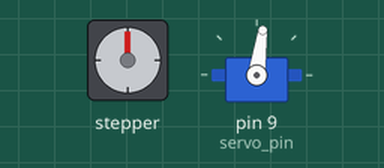
This sketch was run on a simulated Arduino Uno, built with avr-gcc and run on an emulated ATmega328P. On the bench: stepper motor, servo. Wiring (inferred from the names in the program): stepper motor driver (200 steps per turn assumed): step pin 3; direction pin 4.

Above: at 0.05 s.
Timing chart, 0 to 5.4 s (numbered marks = the images above):
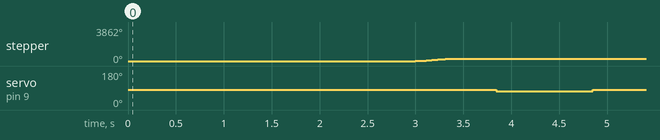

The sketch:

main_g.ino
```cpp
#include <Servo.h>
Servo myServo;

const int stepPin = 3;
const int dirPin = 4;
const int servo_pin = 9;

const int return_steps = 2;
const int nail_count = 200;

int nail_list[] = {};
//0 8 16 24 16 24 32
int angle_up = 95-13;                              //need to be measured
int angle_down = 85-13;


void setup() {
  pinMode(stepPin,OUTPUT);
  pinMode(dirPin,OUTPUT);
  myServo.attach(servo_pin);
}

void moveSteps(int steps, bool clockwise) {
  digitalWrite(dirPin, clockwise ? HIGH : LOW);

  int ramp_steps = min(steps / 4, 50); // 起步與減速各佔步數的 1/4，最多 50 步
  int cruise_steps = steps - ramp_steps * 2;

  for (int i = 0; i < steps; i++) {
    int delay_us;

    // Acceleration phase
    if (i < ramp_steps) {
      delay_us = 2000 - (i * (1000 / ramp_steps));  // 從2000遞減到1000
    }
    // Deceleration phase
    else if (i >= (ramp_steps + cruise_steps)) {
      delay_us = 1000 + ((i - ramp_steps - cruise_steps) * (1000 / ramp_steps)); // 從1000增加到2000
    }
    // Constant speed
    else {
      delay_us = 1000;
    }

    if(steps==return_steps) delay_us = 2000;

    digitalWrite(stepPin, HIGH);
    delayMicroseconds(delay_us);
    digitalWrite(stepPin, LOW);
    delayMicroseconds(delay_us);
  }
}


void loop() {
  myServo.write(angle_up);
  delay(3000);
  int num = sizeof(nail_list) / sizeof(nail_list[0])-1;
  for(int i=0; i<nail_count; i++){
    int distance =((nail_list[i+1] - nail_list[i]+1+nail_count)%nail_count)*2;
    distance = (67+1)*2;
    moveSteps(distance, true);
    delay(500);
    myServo.write(angle_down);
    delay(500);

    moveSteps(return_steps, false);
    delay(500);
    myServo.write(angle_up);
    delay(500);


  }
  delay(10000);
  exit(0);
}
```

Measured:
- by itself, stepper: turns 244° clockwise in 0.34 s, then 3° counter-clockwise in 0.01 s, repeating every 2.4 s
- by itself, servo on pin 9 (servo_pin): alternates 82° for 1.3 s and 72° for 1.0 s
